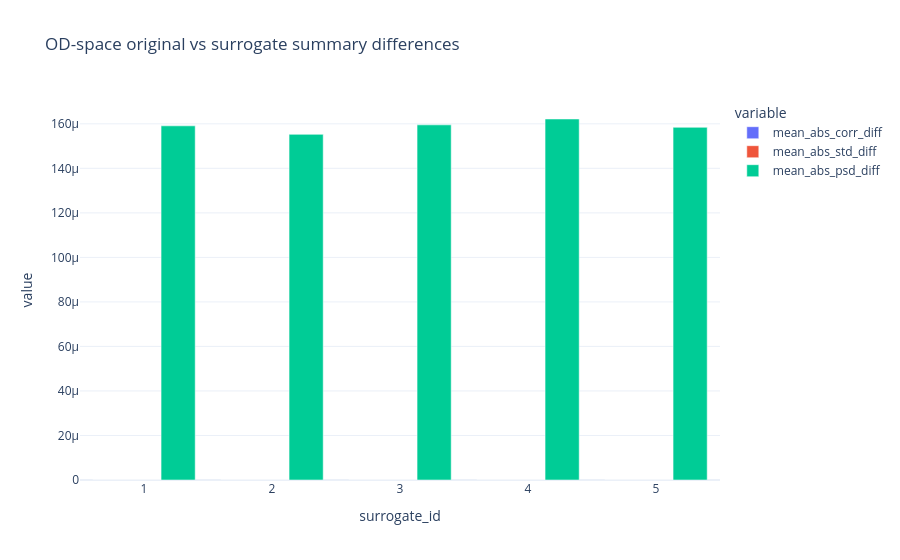

The cell this chart's notebook holds for it:
### Code cell
# %%
summary_od_df = surrogate_summary_table(X_od_orig, X_od_surrogates, raw_cw.info["sfreq"])
display(summary_od_df)

fig = px.bar(
    summary_od_df,
    x="surrogate_id",
    y=["mean_abs_corr_diff", "mean_abs_std_diff", "mean_abs_psd_diff"],
    barmode="group",
    title="OD-space original vs surrogate summary differences",
)
fig.show()

### Figure 1 — Plotly figure (JSON) as saved in the notebook; plotly's stock layout.template omitted (floating-point values rounded to 4 significant figures)
{"data": [{"alignmentgroup": "True", "hovertemplate": "variable=mean_abs_corr_diff<br>surrogate_id=%{x}<br>value=%{y}<extra></extra>", "legendgroup": "mean_abs_corr_diff", "marker": {"color": "#636efa", "pattern": {"shape": ""}}, "name": "mean_abs_corr_diff", "offsetgroup": "mean_abs_corr_diff", "orientation": "v", "showlegend": true, "textposition": "auto", "type": "bar", "x": [1, 2, 3, 4, 5], "xaxis": "x", "y": [1.507e-16, 1.45e-16, 1.405e-16, 1.409e-16, 1.424e-16], "yaxis": "y"}, {"alignmentgroup": "True", "hovertemplate": "variable=mean_abs_std_diff<br>surrogate_id=%{x}<br>value=%{y}<extra></extra>", "legendgroup": "mean_abs_std_diff", "marker": {"color": "#EF553B", "pattern": {"shape": ""}}, "name": "mean_abs_std_diff", "offsetgroup": "mean_abs_std_diff", "orientation": "v", "showlegend": true, "textposition": "auto", "type": "bar", "x": [1, 2, 3, 4, 5], "xaxis": "x", "y": [1.214e-17, 9.665e-18, 6.381e-18, 1.084e-17, 7.682e-18], "yaxis": "y"}, {"alignmentgroup": "True", "hovertemplate": "variable=mean_abs_psd_diff<br>surrogate_id=%{x}<br>value=%{y}<extra></extra>", "legendgroup": "mean_abs_psd_diff", "marker": {"color": "#00cc96", "pattern": {"shape": ""}}, "name": "mean_abs_psd_diff", "offsetgroup": "mean_abs_psd_diff", "orientation": "v", "showlegend": true, "textposition": "auto", "type": "bar", "x": [1, 2, 3, 4, 5], "xaxis": "x", "y": [0.0001591, 0.0001553, 0.0001595, 0.0001622, 0.0001584], "yaxis": "y"}], "layout": {"barmode": "group", "legend": {"title": {"text": "variable"}, "tracegroupgap": 0}, "title": {"text": "OD-space original vs surrogate summary differences"}, "xaxis": {"anchor": "y", "domain": [0, 1], "title": {"text": "surrogate_id"}}, "yaxis": {"anchor": "x", "domain": [0, 1], "title": {"text": "value"}}}}
